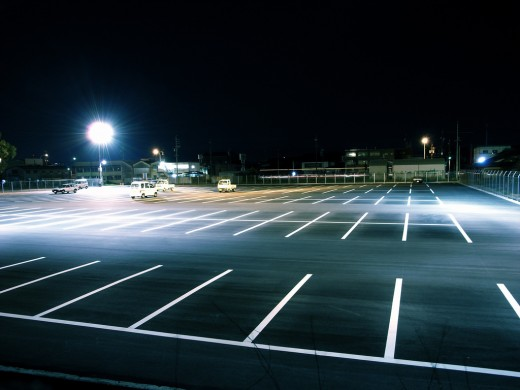
#> input picture nightemp.jpg, 520 x 390 px, found by its file name
$ python example1.py   (Python 2 division)
#> lines starting #> are read from the running program, lines starting #| are printed output that depends on the picture
import numpy as np
import matplotlib.pyplot as plt
import skimage
from scipy import ndimage
from skimage import io
from skimage import filter
from skimage import data
import os

#https://www.dropbox.com/s/fydtz4kiqm6rt70/bolin_parkinglot.png?dl=0

filename = os.path.join(skimage.data_dir, 'nightemp.jpg')
img = io.imread('nightemp.jpg')
#> img is the input picture: shape (390, 520, 3); mean R, G, B 38.7, 53.6, 60.4
gray = np.sqrt((img*img).sum(-1))
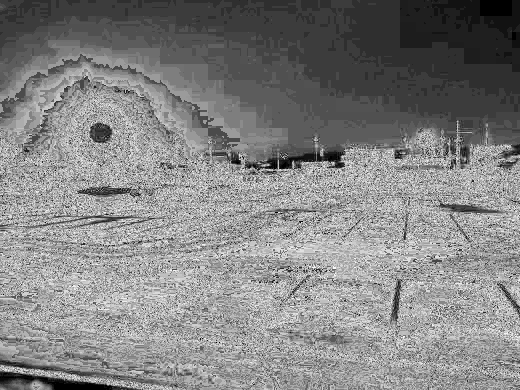
#> gray: shape (390, 520) float64; min 0, max 27.18, mean 14; drawn with min black and max white
print gray
#> (printed output is left out)

# Generate noisy image of a square
im = np.zeros((128, 128))
im[32:-32, 32:-32] = 1

im = ndimage.rotate(im, 15, mode='constant')
im = ndimage.gaussian_filter(im, 4)
im += 0.2 * np.random.random(im.shape)

# Compute the Canny filter for two values of sigma
edges1 = filter.canny(gray)
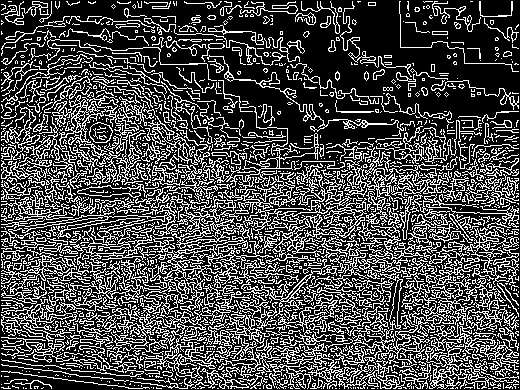
#> edges1: shape (390, 520) bool; 29.2% white in thin lines or dots
edges2 = filter.canny(gray, sigma=28)
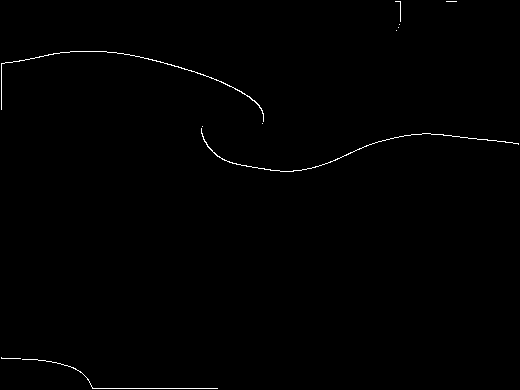
#> edges2: shape (390, 520) bool; 0.49% white in thin lines or dots

# display results
fig, (ax1, ax2, ax3) = plt.subplots(nrows=1, ncols=3, figsize=(8, 3))

ax1.imshow(gray, cmap=plt.cm.jet)
ax1.axis('off')
ax1.set_title('noisy image', fontsize=20)

ax2.imshow(edges1, cmap=plt.cm.gray)
ax2.axis('off')
ax2.set_title('Canny filter, $\sigma=10$', fontsize=20)

ax3.imshow(edges2, cmap=plt.cm.gray)
ax3.axis('off')
ax3.set_title('Canny filter, $\sigma=25$', fontsize=20)

fig.subplots_adjust(wspace=0.02, hspace=0.02, top=0.9,
                    bottom=0.02, left=0.02, right=0.98)

plt.show()
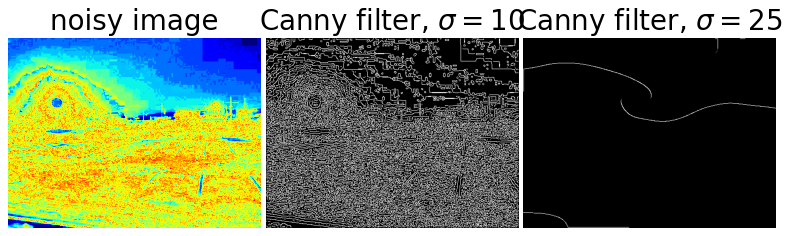
#> figure drawn by matplotlib, 3 panels

$ run again, with cars.jpg copied over nightemp.jpg
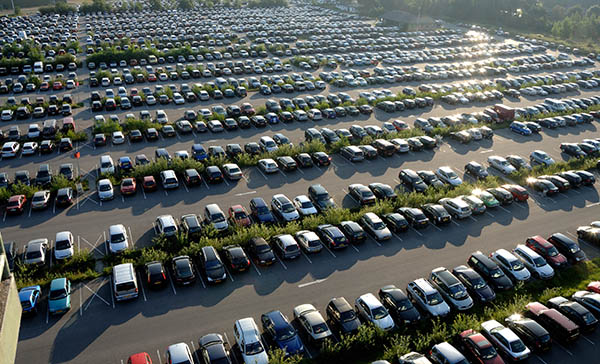
#> input picture cars.jpg, 600 x 364 px, found by its file name
#> img is the input picture: shape (364, 600, 3); mean R, G, B 86, 91.4, 89.1
#> (printed output is left out)
#> `edges1 = filter.canny(gray)`:
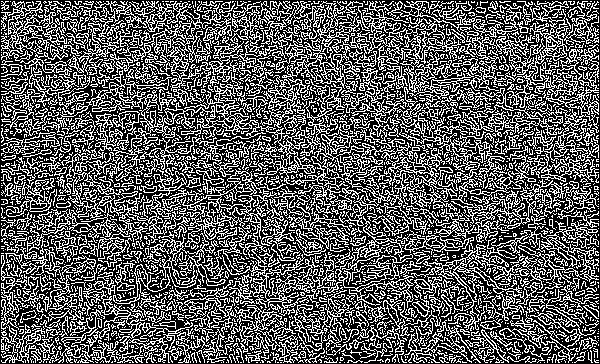
#> edges1: shape (364, 600) bool; 36.2% white in thin lines or dots
#> edges2: shape (364, 600) bool; 0.66% white in thin lines or dots
#> `plt.show()`:
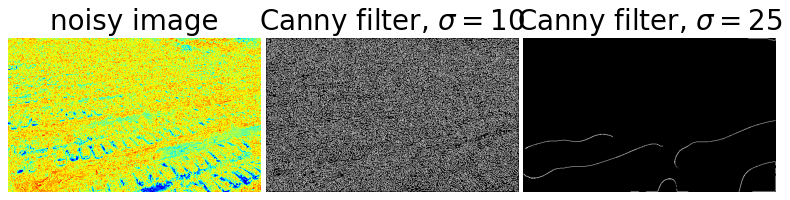
#> figure drawn by matplotlib, 3 panels

$ run again, with emnyt.jpg copied over nightemp.jpg
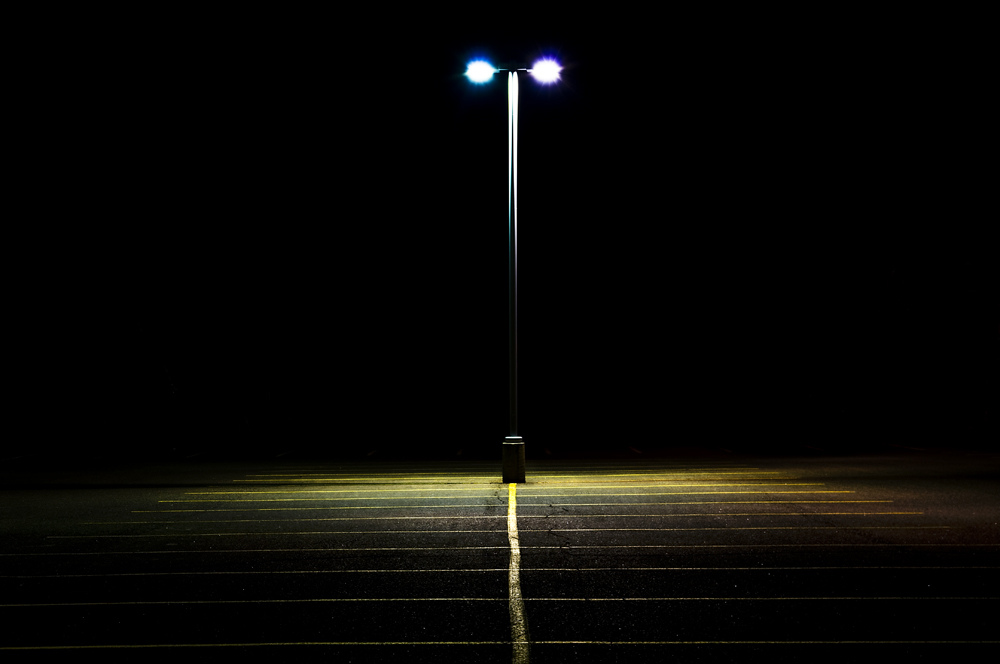
#> input picture emnyt.jpg, 1000 x 664 px, found by its file name
#> img is the input picture: shape (664, 1000, 3); mean R, G, B 8.5, 7.9, 5.4
#> (printed output is left out)
#> `edges1 = filter.canny(gray)`:
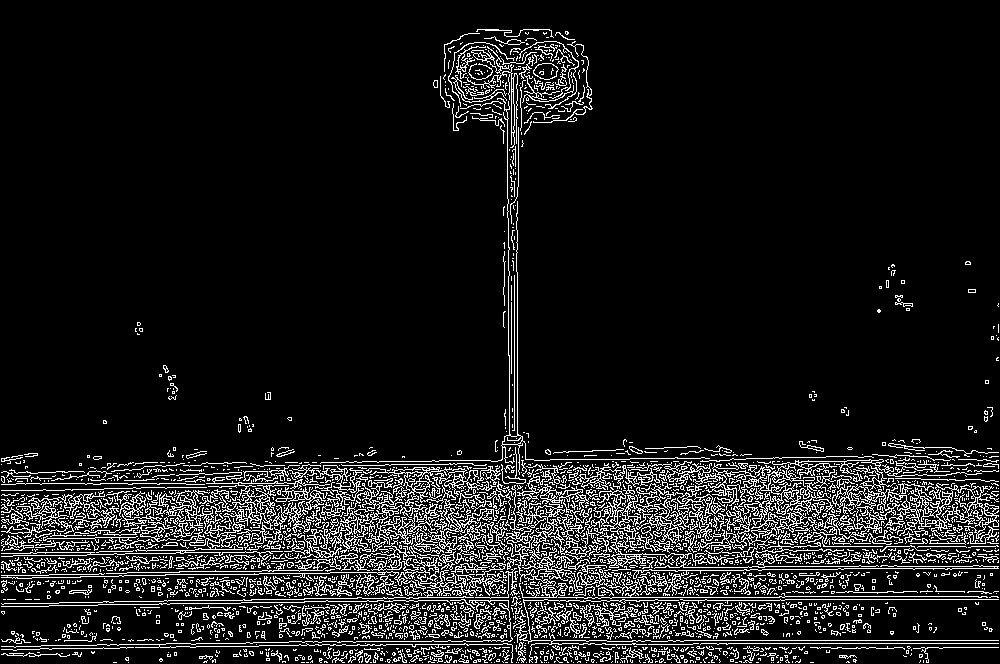
#> edges1: shape (664, 1000) bool; 10.1% white in thin lines or dots
#> edges2: shape (664, 1000) bool; 0.44% white in thin lines or dots
#> `plt.show()`:
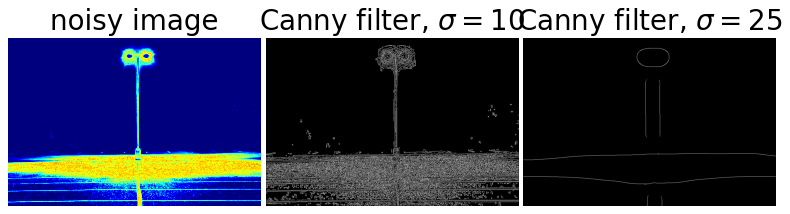
#> figure drawn by matplotlib, 3 panels
